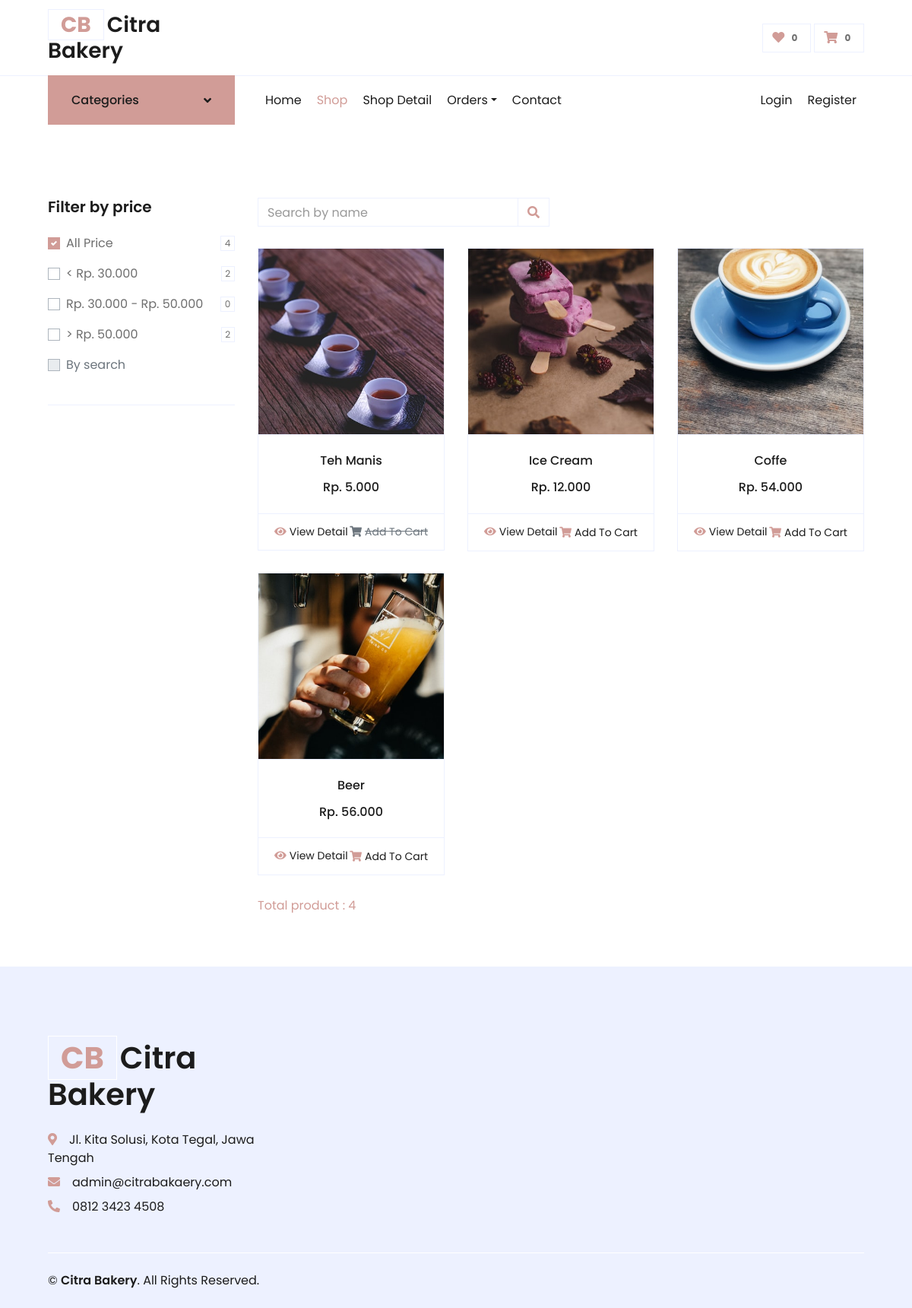
The app's page /shop/6 with its own data.
### tables this page shows
CREATE TABLE `menu` (
  `id` int(11) NOT NULL,
  `kategori_id` int(11) NOT NULL,
  `nama_menu` varchar(100) NOT NULL,
  `deskripsi` text DEFAULT NULL,
  `harga` int(11) NOT NULL,
  `stok` int(7) NOT NULL DEFAULT 0,
  `createdAt` timestamp NOT NULL DEFAULT current_timestamp(),
  `updatedAt` timestamp NULL DEFAULT NULL ON UPDATE current_timestamp()
);

CREATE TABLE `gambar` (
  `id` int(11) NOT NULL,
  `idMenu` int(11) NOT NULL,
  `gambar` text NOT NULL,
  `createdAt` timestamp NOT NULL DEFAULT current_timestamp(),
  `updatedAt` timestamp NULL DEFAULT NULL ON UPDATE current_timestamp()
);

### application/controllers/Frontend.php (called while the page is built, shortened)
<?php
class Frontend extends CI_Controller
{
    public function __construct()
    {
        $this->load->model('M_Front', 'front');
    }
    public function shop($id = null, $filter = null, $page = null)
    {
        $like = null;
        if ($filter == 1) {
            $filter = 1;
            $where = [
                'kategori_id' => $id
            ];
        } elseif ($filter == 2) {
            $where = [
                'kategori_id' => $id,
                'harga <'     => 30000
            ];
        } elseif ($filter == 3) {
            $where = [
                'kategori_id' => $id,
                'harga >='    => 30000,
                'harga <='    => 50000
            ];
        } elseif ($filter == 4) {
            $where = [
                'kategori_id' => $id,
                'harga >'     => 50000
            ];
        } else {
            if ($filter != null) {
                $where = [
                    'kategori_id' => $id
                ];
                $like = $filter;
            } else {
                $filter = 1;
                $where = [
                    'kategori_id' => $id
                ];
            }
        }
        $countProductByPrice = [
            1 => $this->front->getCountProduct([
                'kategori_id' => $id
            ]),
            2 => $this->front->getCountProduct([
                'kategori_id' => $id,
                'harga <'     => 30000
            ]),
            3 => $this->front->getCountProduct([
                'kategori_id' => $id,
                'harga >='    => 30000,
                'harga <='    => 50000
            ]),
            4 => $this->front->getCountProduct([
                'kategori_id' => $id,
                'harga >'     => 50000
            ]),
        ];
        $per_page = 6;
        $products = $this->front->getProductsShop($where, $per_page, $this->_paging_offset($page, $per_page), $like);
        $total_rows = $this->front->getCountProduct($where, $like);
        $data = [
            'title'        => 'Shop | Citra Bakery',
            'page'         => 'frontend/shop',
            'kategori'     => $this->front->getKategori(),
            'products'     => $products,
            'kategori_ini' => $id,
            'filter'       => $filter,
            'countProduct' => $countProductByPrice,
            'paging'       => $this->_paging(base_url('shop/') . $id . '/' . $filter, $total_rows, $per_page),
            'total_rows'   => $total_rows
        ];
        $this->load->view('frontend/index', $data);
    }
    private function _paging_offset($page, $limit)
    {
        if ($page > 1) {
            $offset = ($page - 1) * $limit;
        } else {
            $offset = $page;
        }
        return $offset;
    }
    private function _paging_tag()
    {
        $config['full_tag_open']    = "<ul class='pagination justify-content-center mb-3 my-auto'>";
        $config['full_tag_close']   = "</ul>";
        $config['first_tag_open']   = "<li class='page-link'>";
        $config['first_tag_close']  = "</li>";
        $config['next_tag_open']    = "<li class='page-link'>";
        $config['next_tag_close']   = "</li>";
        $config['cur_tag_open']     = "<li class='page-link active bg-primary text-white'><a>";
        $config['cur_tag_close']    = "</a></li>";
        $config['num_tag_open']     = "<li class='page-link'>";
        $config['num_tag_close']    = "</li>";
        $config['prev_tag_open']    = "<li class='page-link'>";
        $config['prev_tag_close']   = "</li>";
        $config['last_tag_open']    = "<li class='page-link'>";
        $config['last_tag_close']   = "</li>";
        $config['first_link']       = "First";
        $config['last_link']        = "Last";
        $config['next_link']        = "&raquo;";
        $config['prev_link']        = "&laquo;";
        return $config;
    }
    private function _paging($base_url, $total_rows, $per_page)
    {
        $this->load->library('pagination');
        $config                             = $this->_paging_tag();
        $config['base_url']                 = $base_url;
        $config['total_rows']               = $total_rows;
        $config['per_page']                 = $per_page;
        $config['use_page_numbers']         = TRUE;
        $config['reuse_query_string']       = TRUE;
        $this->pagination->initialize($config);
        return $this->pagination->create_links();
    }
}

### index.php (called while the page is built, shortened)
<?php
require_once BASEPATH.'core/CodeIgniter.php';

### application/models/M_Front.php (called while the page is built, shortened)
<?php
class M_Front extends CI_Model
{
	public function getKategori()
	{
		$this->db->order_by('kategori', 'asc');
		return $this->db->get('kategori')->result();
	}
	public function getProductsShop($where, $limit = null, $offset = null, $like = null)
	{
		$this->db->where($where);
		$this->db->like('nama_menu', $like);
		return $this->db->get('menu', $limit, $offset)->result();
	}
	public function getCountProduct($where, $like = null)
	{
		$this->db->where($where);
		$this->db->like('nama_menu', $like);
		return $this->db->get('menu')->num_rows();
	}
}

### application/helpers/menu_helper.php (called while the page is built, shortened)
<?php
function gambar($idMenu)
{
	$CI = &get_instance();
	$CI->db->where('idMenu', $idMenu);
	$CI->db->order_by('gambar', 'RANDOM');
	$data = $CI->db->get('gambar')->row();
	return $data->gambar;
}

### application/views/frontend/shop.php (the view, shortened to what this page needs)
<div class="container-fluid pt-5">
	<div class="row px-xl-5">
		<div class="col-lg-3 col-md-12">
			<div class="border-bottom mb-4 pb-4">
				<h5 class="font-weight-semi-bold mb-4">Filter by price</h5>
				<form>
					<div class="custom-control custom-checkbox d-flex align-items-center justify-content-between mb-3">
						<label class="custom-control-label" for="price-1">All Price</label>
						<span class="badge border font-weight-normal"><?= $countProduct[1]; ?></span>
					</div>
					<div class="custom-control custom-checkbox d-flex align-items-center justify-content-between mb-3">
						<label class="custom-control-label" for="price-2">
							< Rp. 30.000</label>
								<span class="badge border font-weight-normal"><?= $countProduct[2]; ?></span>
					</div>
					<div class="custom-control custom-checkbox d-flex align-items-center justify-content-between mb-3">
						<label class="custom-control-label" for="price-3">Rp. 30.000 - Rp. 50.000</label>
						<span class="badge border font-weight-normal"><?= $countProduct[3]; ?></span>
					</div>
					<div class="custom-control custom-checkbox d-flex align-items-center justify-content-between mb-3">
						<label class="custom-control-label" for="price-4">> Rp. 50.000</label>
						<span class="badge border font-weight-normal"><?= $countProduct[4]; ?></span>
					</div>
					<div class="custom-control custom-checkbox d-flex align-items-center justify-content-between mb-3">
						<label class="custom-control-label" for="by-search">By search</label>
					</div>
				</form>
			</div>
		</div>
		<div class="col-lg-9 col-md-12">
			<div class="row pb-3">
				<div class="col-12 pb-1">
					<div class="row">
						<div class="col-6">
							<div class="d-flex align-items-center justify-content-between mb-4">
								<div class="input-group">
									<input type="text" class="form-control" placeholder="Search by name" id="input-search" value="<?= ($filter != 1 && $filter != 2 && $filter != 3 && $filter != 4) ? $filter : ''; ?>" autocomplete="off">
									<div class="input-group-append">
										<span class="input-group-text bg-transparent text-primary" id="btn-search">
											<i class="fa fa-search"></i>
										</span>
									</div>
								</div>
							</div>
						</div>
					</div>
				</div>
				<?php foreach ($products as $product) : ?>
					<div class="col-lg-4 col-md-6 col-sm-12 pb-1">
						<div class="card product-item border-0 mb-4">
							<div class="card-header product-img position-relative overflow-hidden bg-transparent border p-0">
								<img class="img-fluid w-100" src="<?= base_url('upload/gambar/' . gambar($product->id)); ?>" alt="<?= $product->nama_menu; ?>">
							</div>
							<div class="card-body border-left border-right text-center p-0 pt-4 pb-3">
								<h6 class="text-truncate mb-3"><?= $product->nama_menu; ?></h6>
								<div class="d-flex justify-content-center">
									<h6><?= 'Rp. ' . number_format($product->harga, 0, ',', '.'); ?></h6>
								</div>
							</div>
							<div class="card-footer d-flex justify-content-between bg-light border">
								<a href="<?= base_url('detail/' . $product->id); ?>" class="btn btn-sm text-dark p-0"><i class="fas fa-eye text-primary mr-1"></i>View Detail</a>
								<?php if ($product->stok > 0) : ?>
									<form action="<?= base_url('addToCart'); ?>" method="POST">
										<button type="submit" class="btn btn-sm text-dark p-0"><i class="fas fa-shopping-cart text-primary mr-1"></i>Add To Cart</button>
									</form>
								<?php else : ?>
									<a href="javascript:void(0)" class="btn btn-sm text-muted p-0" data-toggle="tooltip" title="Sold Out"><i class="fas fa-shopping-cart text-muted mr-1"></i><del>Add To Cart</del></a>
								<?php endif; ?>
							</div>
						</div>
					</div>
				<?php endforeach; ?>
				<div class="col-12 pb-1 d-flex justify-content-between">
					<div class="text-primary my-auto">
						<?= 'Total product : ' . $total_rows; ?>
					</div>
				</div>
			</div>
		</div>
	</div>
</div>

### records on screen
menu: id.gambar (picture), nama_menu "Teh Manis", harga "5.000", stok 0 (drawn)
menu: id.gambar (picture), nama_menu "Ice Cream", harga "12.000"
menu: id.gambar (picture), nama_menu "Coffe", harga "54.000"
menu: id.gambar (picture), nama_menu "Beer", harga "56.000"

### other values on screen
$countProduct[1] "4"
$countProduct[2] "2"
$countProduct[3] "0"
$countProduct[4] "2"
$total_rows "4"
